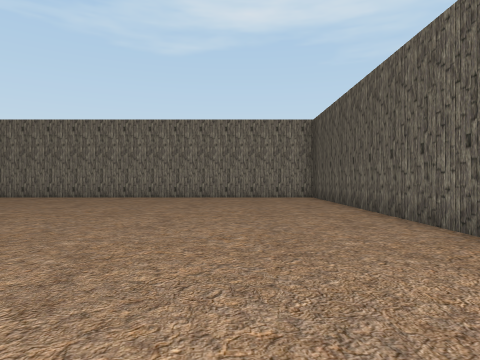
view 1 (above)

20 first-person views from a walk through a scene from a Unity 3-D project. The camera is 1.5 m above the floor, looks level and sees 75° across. The floor is counted in squares, 2 m on a side. Each view is taken from the middle of a square. On the plan, view 1 faces up. The plan holds only what a view shows up to about 10 squares ahead; the rest is blank. The place goes on beyond the plan. The player character is not drawn. Some animated figures are left out.

view 2
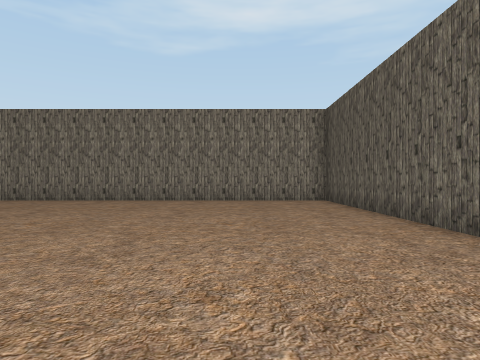

view 3
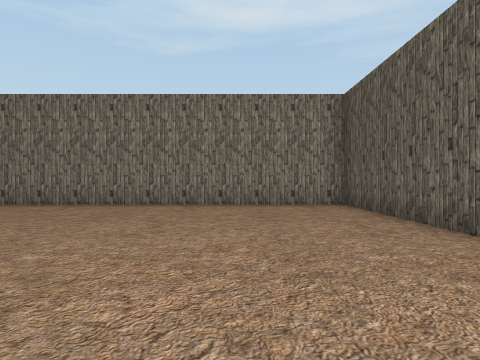

view 4
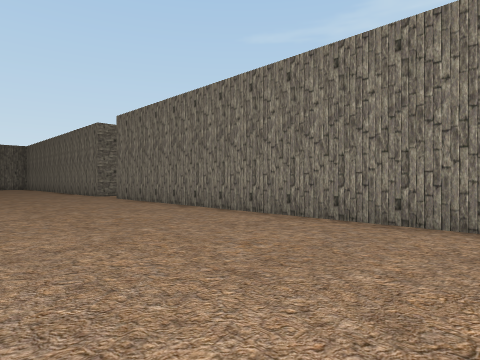

view 5
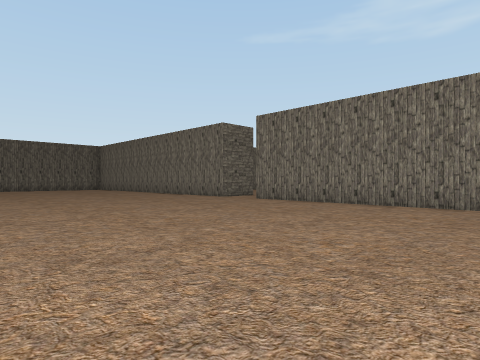

view 6
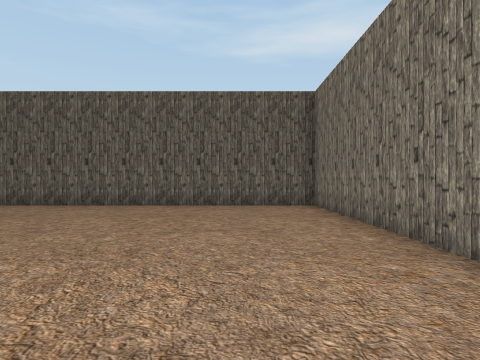

view 7
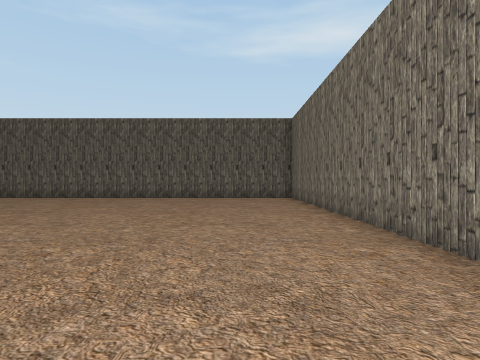

view 8
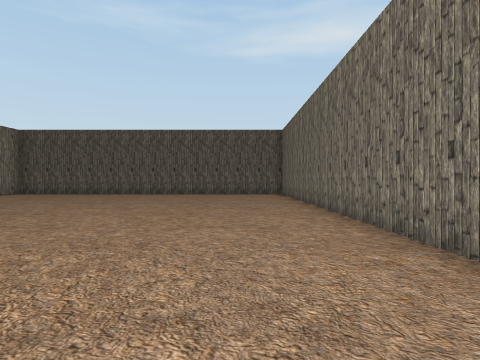

view 9
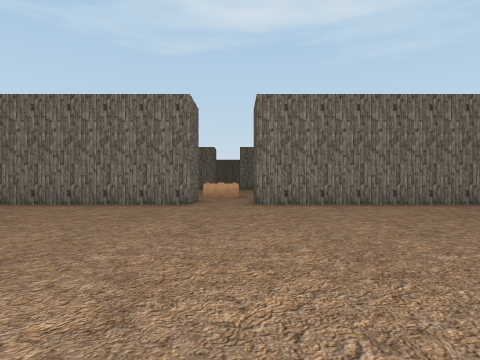

view 10
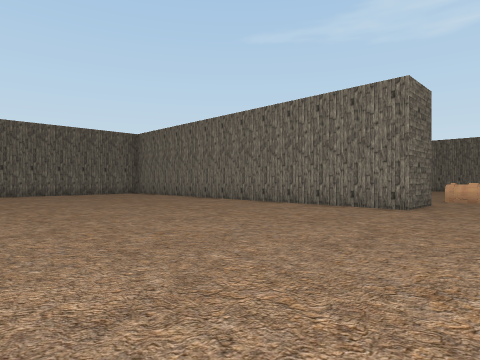

view 11
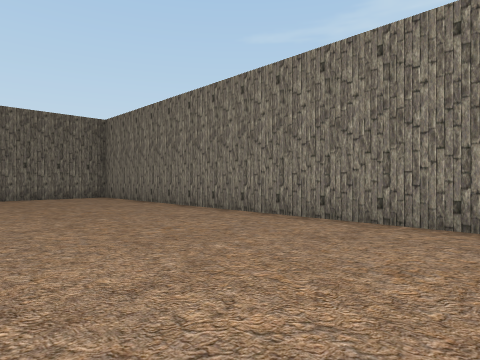

view 12
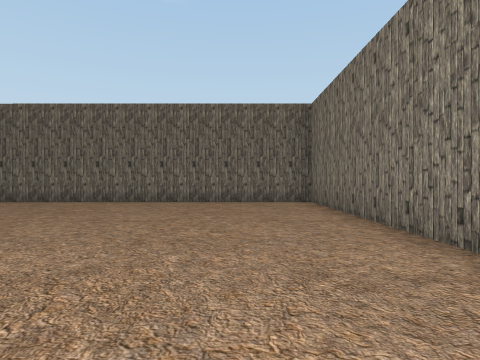

view 13
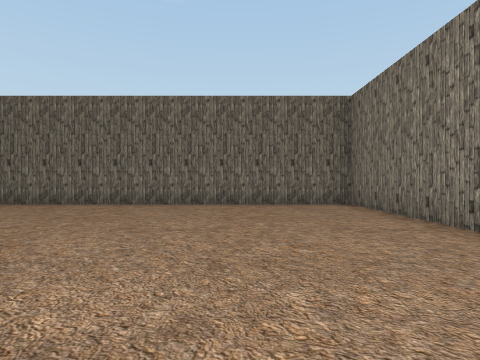

view 14
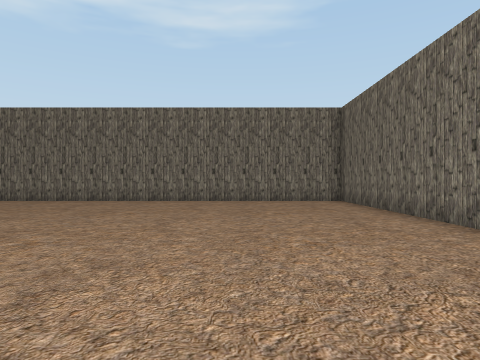

view 15
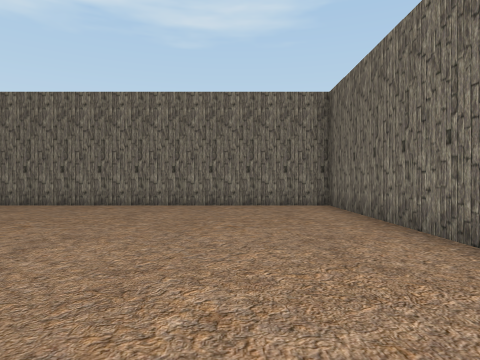

view 16
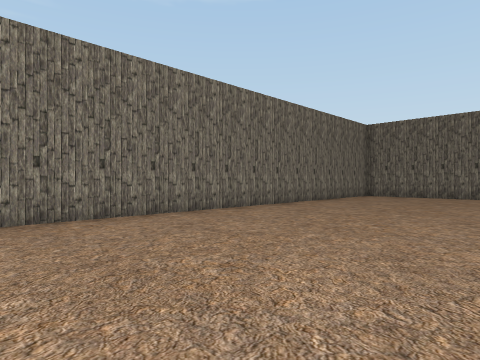

view 17
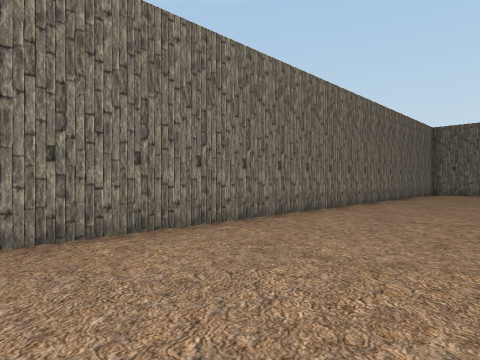

view 18
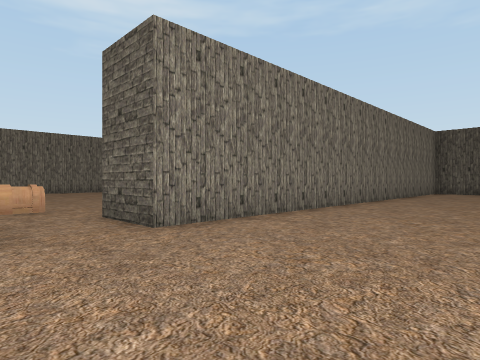

view 19
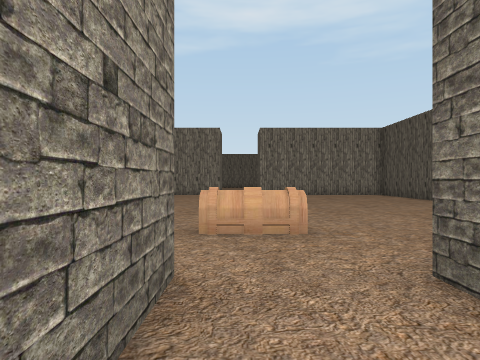

view 20
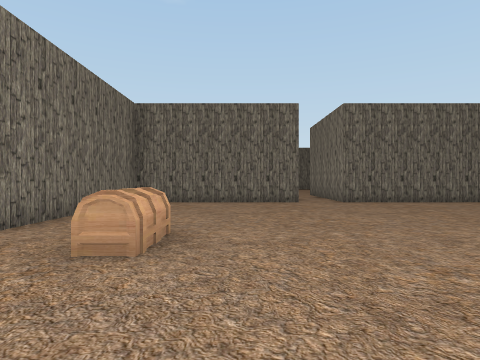

### Floor plan
Points are (right, up) in squares from view 1. A wall is a line through its corners. A room is listed if a view was taken in it or the views show most of it. See-through windows are left out.
Room 1 (views 1, 2, 3, 4, 5, 6, 7, 8, 9, 10, 11, 12, 13, 14, 15, 16, 17, 18, 19)
walls: (-15.5, 13.4) (-29.6, 13.4) (-29.6, -0.2) (-12.5, -0.2); (-10.2, -0.2) (3.1, -0.2) (3.1, 13.4) (-13.5, 13.4)
ways out: opening at (-14.5, 14.5) to room 2
Room 2 (view 20)
walls: (-13.5, 13.4) (-13.5, 15.5); (-21, 15.4) (-15.5, 15.4) (-15.5, 13.4)
ways out: opening at (-14.5, 14.5) to room 1; opening at (-21, 22)
objects: other object (-15, 18) to (-14, 18)

Where each view was taken, in squares from view 1:
view 1: 0 up, 0 right, facing up
view 2: 2 up, 0 right, facing up
view 3: 4 up, 0 right, facing up
view 4: 8 up, 1 left, facing up-left
view 5: 4 up, 5 left, facing up-left
view 6: 2 up, 6 left, facing right
view 7: 2 up, 10 left, facing right
view 8: 2 up, 13 left, facing right
view 9: 4 up, 14 left, facing up
view 10: 5 up, 13 left, facing up-left
view 11: 8 up, 16 left, facing up-left
view 12: 11 up, 19 left, facing left
view 13: 10 up, 20 left, facing left
view 14: 11 up, 26 left, facing down
view 15: 9 up, 27 left, facing down
view 16: 6 up, 15 left, facing down-left
view 17: 4 up, 12 left, facing down-left
view 18: 9 up, 16 left, facing up-right
view 19: 13 up, 15 left, facing up
view 20: 19 up, 11 left, facing left
